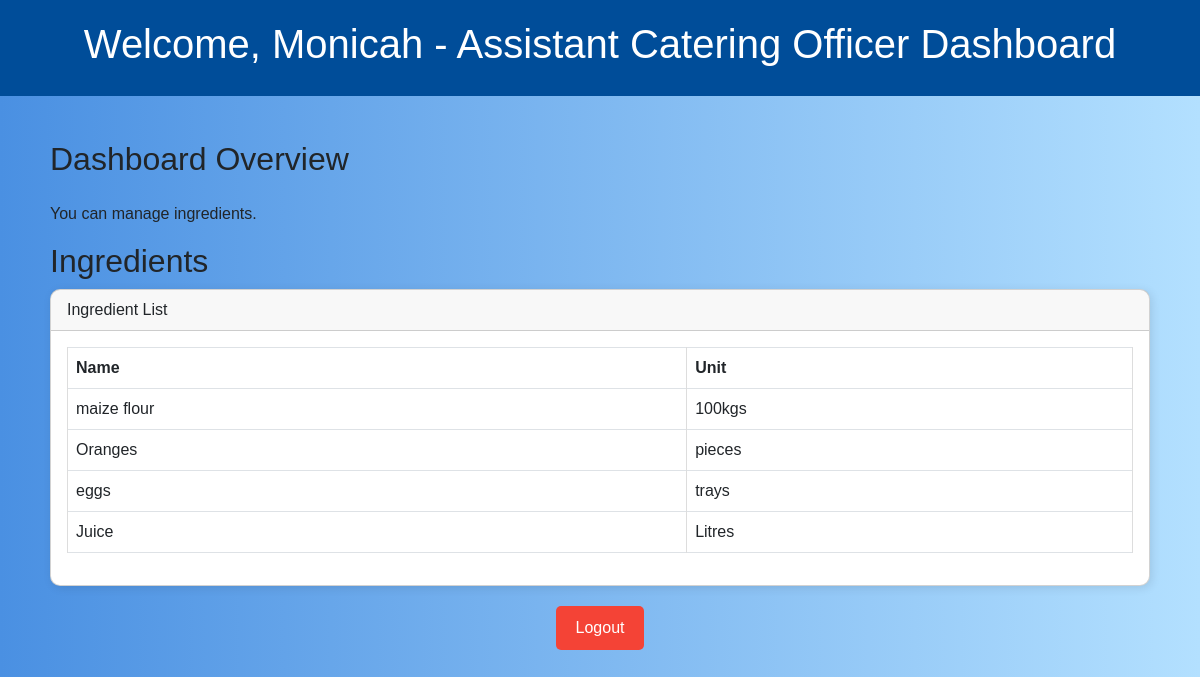
The page /assistant_catering_officer/ (signed in) on the database its author committed.
### inventory/models.py (models this page shows, shortened)
class Ingredient(models.Model):
    name = models.CharField(max_length=255)
    unit = models.CharField(max_length=50)  # e.g., grams, liters

### inventory/views.py (the view)
# urls.py: path('assistant_catering_officer/', assistant_catering_officer_dashboard, name='assistant_catering_officer_dashboard_url'),
@login_required
def assistant_catering_officer_dashboard(request):
    ingredients =  Ingredient.objects.all()
    context = {
        'ingredients': ingredients
    }
    return render(request, 'accounts/assistant_catering_officer_dashboard.html', context)

### inventory/templates/accounts/assistant_catering_officer_dashboard.html (shortened to what this page needs)
<!DOCTYPE html>
<html lang="en">
<head>
    <link href="https://cdn.jsdelivr.net/npm/bootstrap@5.3.0/dist/css/bootstrap.min.css" rel="stylesheet">
</head>
<body>
    <header>
        <h1>Welcome, {{ user.username }} - Assistant Catering Officer Dashboard</h1>
    </header>
    <div class="container mt-4">
        <h2 class="mb-4">Dashboard Overview</h2>
        <p>You can manage ingredients.</p>
        <div class="table-container">
            <h2 class="section-title">Ingredients</h2>
            <div class="card">
                <div class="card-header">
                    Ingredient List
                </div>
                <div class="card-body">
                    <table class="table table-bordered">
                        <thead>
                            <tr>
                                <th>Name</th>
                                <th>Unit</th>
                            </tr>
                        </thead>
                        <tbody>
                            {% for ingredient in ingredients %}
                                <tr>
                                    <td>{{ ingredient.name }}</td>
                                    <td>{{ ingredient.unit }}</td>
                                </tr>
                            {% empty %}
                                <tr>
                                    <td colspan="2">No ingredients available.</td>
                                </tr>
                            {% endfor %}
                        </tbody>
                    </table>
                </div>
            </div>
        </div>
        <div class="text-center mt-3">
            <a href="{% url 'logout' %}" class="logout-link">Logout</a>
        </div>
    </div>
</body>
</html>

### inventory/templates/accounts/assistant_catering_officer_dashboard.html (style rules this page uses)
body { font-family: Arial, sans-serif; background: linear-gradient(to right, #4A90E2, #B3E0FF); margin: 0; padding: 0; }
header { background-color: #004d99; color: white; padding: 20px; text-align: center; }
.container { padding: 20px; }
.card { border-radius: 10px; box-shadow: 2px 2px 10px rgba(0, 0, 0, 0.1); margin-bottom: 20px; }
table { width: 100%; border-collapse: collapse; }
table th, table td { border: 1px solid #ddd; padding: 12px; text-align: left; }
table th { background-color: #007bff; color: white; }
.logout-link { display: inline-block; padding: 10px 20px; background-color: #f44336; color: white; text-decoration: none; border-radius: 5px; transition: background-color 0.3s; }

### rows shown on the page
Ingredient: name "maize flour", unit "100kgs"
Ingredient: name "Oranges", unit "pieces"
Ingredient: name "eggs", unit "trays"
Ingredient: name "Juice", unit "Litres"

### other values the page prints
{{ user.username }} "Monicah"
